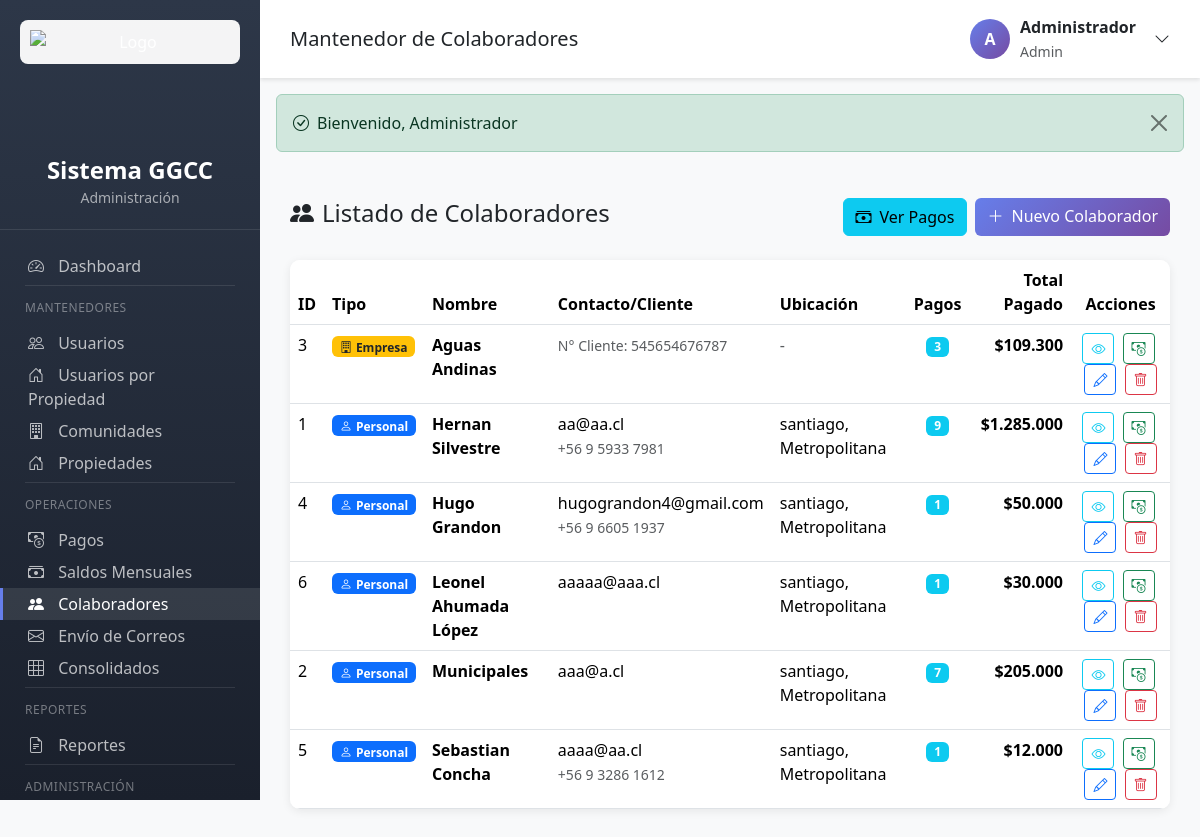
Screenshot of /colaboradores.php (signed in) with the database file from the repository.
### tables this page shows
CREATE TABLE `colaboradores` (
  `id` int(11) NOT NULL AUTO_INCREMENT,
  `tipo_colaborador` enum('personal','empresa') DEFAULT 'personal',
  `nombre` varchar(100) NOT NULL,
  `email` varchar(100) NOT NULL,
  `whatsapp` varchar(20) DEFAULT NULL,
  `direccion` text NOT NULL,
  `region` varchar(100) NOT NULL,
  `comuna` varchar(100) NOT NULL,
  `activo` tinyint(1) DEFAULT 1,
  `created_at` timestamp NOT NULL DEFAULT current_timestamp(),
  `updated_at` timestamp NOT NULL DEFAULT current_timestamp() ON UPDATE current_timestamp(),
  `banco` varchar(100) DEFAULT NULL,
  `tipo_cuenta` enum('corriente','vista') DEFAULT NULL,
  `numero_cuenta` varchar(50) DEFAULT NULL,
  `numero_cliente` varchar(50) DEFAULT NULL,
  PRIMARY KEY (`id`),
  KEY `idx_nombre` (`nombre`),
  KEY `idx_activo` (`activo`),
  KEY `idx_comuna` (`comuna`)
);

### app/controllers/ColaboradoresController.php (called while the page is built, shortened)
<?php
class ColaboradoresController {
    private Colaborador $colaboradorModel;
    public function __construct() {
        $this->colaboradorModel = new Colaborador();
    }
    public function index(): void {
        $colaboradores = $this->colaboradorModel->getAllWithPagosCount();
        require_once VIEWS_PATH . '/colaboradores/index.php';
    }
}

### config/config.php (called while the page is built, shortened)
<?php
spl_autoload_register(function ($class) {
    $paths = [
        APP_PATH . '/controllers/',
        APP_PATH . '/models/',
        APP_PATH . '/helpers/'
    ];
    foreach ($paths as $path) {
        $file = $path . $class . '.php';
        if (file_exists($file)) {
            return;
        }
    }
});
function e(string $text): string {
    return htmlspecialchars($text, ENT_QUOTES, 'UTF-8');
}
function formatMoney(float $amount): string {
    return '$' . number_format($amount, 0, ',', '.');
}

### config/database.php (called while the page is built, shortened)
<?php
class Database {
    private static ?PDO $instance = null;
    public static function getConnection(): PDO {
        if (self::$instance === null) {
            try {
                $dsn = "mysql:host=" . DB_HOST . ";dbname=" . DB_NAME . ";charset=" . DB_CHARSET;
                $options = [
                    PDO::ATTR_ERRMODE => PDO::ERRMODE_EXCEPTION,
                    PDO::ATTR_DEFAULT_FETCH_MODE => PDO::FETCH_ASSOC,
                    PDO::ATTR_EMULATE_PREPARES => false,
                    PDO::MYSQL_ATTR_INIT_COMMAND => "SET NAMES " . DB_CHARSET . " COLLATE utf8mb4_unicode_ci"
                ];
                self::$instance = new PDO($dsn, DB_USER, DB_PASS, $options);
            } catch (PDOException $e) {
                throw new Exception("Error de conexión a la base de datos: " . $e->getMessage());
            }
        }
        return self::$instance;
    }
}
function getDB(): PDO {
    return Database::getConnection();
}

### app/models/Model.php (called while the page is built, shortened)
<?php
abstract class Model {
    public function __construct() {
        $this->db = getDB();
    }
}

### app/models/Colaborador.php (called while the page is built, shortened)
<?php
require_once __DIR__ . '/Model.php';
class Colaborador extends Model {
    protected string $table = 'colaboradores';
    public function getAllWithPagosCount(): array {
        $sql = "SELECT c.*,
                       COUNT(pc.id) as total_pagos,
                       COALESCE(SUM(pc.monto), 0) as total_pagado
                FROM {$this->table} c
                LEFT JOIN pagos_colaboradores pc ON c.id = pc.colaborador_id
                WHERE c.activo = 1
                GROUP BY c.id
                ORDER BY c.nombre ASC";
        $stmt = $this->db->query($sql);
        return $stmt->fetchAll();
    }
}

### app/views/colaboradores/index.php (the view, shortened to what this page needs)
<?php
require_once __DIR__ . '/../partials/header.php';
?>
<div class="d-flex justify-content-between align-items-center mb-4">
    <h4><i class="bi bi-people-fill me-2"></i>Listado de Colaboradores</h4>
    <div class="d-flex gap-2">
        <a href="colaboradores.php?action=pagos" class="btn btn-info">
            <i class="bi bi-cash-stack me-2"></i>Ver Pagos
        </a>
        <a href="colaboradores.php?action=create" class="btn btn-primary-custom">
            <i class="bi bi-plus-lg me-2"></i>Nuevo Colaborador
        </a>
    </div>
</div>
<div class="table-container">
    <div class="table-body">
        <table class="table table-hover mb-0">
            <thead>
                <tr>
                    <th>ID</th>
                    <th>Tipo</th>
                    <th>Nombre</th>
                    <th>Contacto/Cliente</th>
                    <th>Ubicación</th>
                    <th class="text-center">Pagos</th>
                    <th class="text-end">Total Pagado</th>
                    <th class="text-center">Acciones</th>
                </tr>
            </thead>
            <tbody>
                <?php if (empty($colaboradores)): ?>
                    <tr>
                        <td colspan="8" class="text-center text-muted py-5">
                            <i class="bi bi-people display-4 d-block mb-3"></i>
                            No hay colaboradores registrados
                        </td>
                    </tr>
                <?php else: ?>
                    <?php foreach ($colaboradores as $colaborador):
                        $isEmpresa = ($colaborador['tipo_colaborador'] ?? 'personal') === 'empresa';
                        $tipoBadge = $isEmpresa ? 'bg-warning text-dark' : 'bg-primary';
                        $tipoIcon = $isEmpresa ? 'building' : 'person';
                        $tipoLabel = $isEmpresa ? 'Empresa' : 'Personal';
                    ?>
                        <tr>
                            <td><?= $colaborador['id'] ?></td>
                            <td>
                                <span class="badge <?= $tipoBadge ?>">
                                    <i class="bi bi-<?= $tipoIcon ?> me-1"></i><?= $tipoLabel ?>
                                </span>
                            </td>
                            <td>
                                <strong><?= e($colaborador['nombre']) ?></strong>
                            </td>
                            <td>
                                <?php if ($isEmpresa): ?>
                                    <small class="text-muted">N° Cliente: <?= e($colaborador['numero_cliente'] ?? 'N/A') ?></small>
                                <?php else: ?>
                                    <?= e($colaborador['email']) ?><br>
                                    <small class="text-muted"><?= e($colaborador['whatsapp']) ?></small>
                                <?php endif; ?>
                            </td>
                            <td>
                                <?php if ($isEmpresa): ?>
                                    <span class="text-muted">-</span>
                                <?php else: ?>
                                    <?= e($colaborador['comuna']) ?>, <?= e($colaborador['region']) ?>
                                <?php endif; ?>
                            </td>
                            <td class="text-center">
                                <span class="badge bg-info"><?= $colaborador['total_pagos'] ?></span>
                            </td>
                            <td class="text-end fw-bold">
                                <?= formatMoney((float)$colaborador['total_pagado']) ?>
                            </td>
                            <td class="text-center">
                                <a href="colaboradores.php?action=show&id=<?= $colaborador['id'] ?>"
                                   class="btn btn-sm btn-outline-info me-1" title="Ver Detalle">
                                    <i class="bi bi-eye"></i>
                                </a>
                                <a href="colaboradores.php?action=createPago&colaborador_id=<?= $colaborador['id'] ?>"
                                   class="btn btn-sm btn-outline-success me-1" title="Registrar Pago">
                                    <i class="bi bi-cash-coin"></i>
                                </a>
                                <a href="colaboradores.php?action=edit&id=<?= $colaborador['id'] ?>"
                                   class="btn btn-sm btn-outline-primary me-1" title="Editar">
                                    <i class="bi bi-pencil"></i>
                                </a>
                                <a href="colaboradores.php?action=delete&id=<?= $colaborador['id'] ?>"
                                   class="btn btn-sm btn-outline-danger"
                                   title="Eliminar"
                                   onclick="return confirm('¿Está seguro de eliminar este colaborador?')">
                                    <i class="bi bi-trash"></i>
                                </a>
                            </td>
                        </tr>
                    <?php endforeach; ?>
                <?php endif; ?>
            </tbody>
        </table>
    </div>
</div>
<?php require_once __DIR__ . '/../partials/footer.php'; ?>

### app/views/partials/header.php (style rules this page uses)
:root { --sidebar-width: 260px; --primary-color: #667eea; --secondary-color: #764ba2; }
body { background-color: #f8f9fa; }
.table-container { background: white; border-radius: 10px; box-shadow: 0 2px 10px rgba(0,0,0,0.08); overflow: hidden; }
.table-container .table-body { padding: 0; }
.btn-primary-custom { background: linear-gradient(135deg, #667eea 0%, #764ba2 100%); border: none; color: white; }

### rows the page displays
colaboradores: id "3", tipo_colaborador "Empresa", nombre "Aguas Andinas", numero_cliente "545654676787", total_pagos "3", total_pagado "$109.300"
colaboradores: id "1", tipo_colaborador "Personal", nombre "Hernan Silvestre", email "aa@aa.cl", whatsapp "+56 9 5933 7981", comuna "santiago", region "Metropolitana", total_pagos "9", total_pagado "$1.285.000"
colaboradores: id "4", tipo_colaborador "Personal", nombre "Hugo Grandon", email "hugograndon4@gmail.com", whatsapp "+56 9 6605 1937", comuna "santiago", region "Metropolitana", total_pagos "1", total_pagado "$50.000"
colaboradores: id "6", tipo_colaborador "Personal", nombre "Leonel Ahumada López", email "aaaaa@aaa.cl", comuna "santiago", region "Metropolitana", total_pagos "1", total_pagado "$30.000"
colaboradores: id "2", tipo_colaborador "Personal", nombre "Municipales", email "aaa@a.cl", comuna "santiago", region "Metropolitana", total_pagos "7", total_pagado "$205.000"
colaboradores: id "5", tipo_colaborador "Personal", nombre "Sebastian Concha", email "aaaa@aa.cl", whatsapp "+56 9 3286 1612", comuna "santiago", region "Metropolitana", total_pagos "1", total_pagado "$12.000"

### other values shown
APP_NAME "Sistema GGCC"
$title "Mantenedor de Colaboradores"
substr($_SESSION['user_nombre'] ?? 'A', 0, 1) "A"
$_SESSION['user_nombre'] "Administrador"
$_SESSION['user_rol'] "Admin"
$success "Bienvenido, Administrador"
